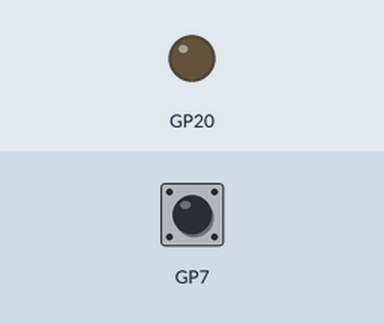
Bench run of a program on a simulated Raspberry Pi Pico running MicroPython. On the bench: output pins drawn as LEDs (lit = HIGH). The inputs (shaded band) are chosen by the test bench; at power-on: GP7 HIGH.

Above: at 1.2 s.
1.3 s: GP7 pulled LOW for 0.15 s
At 1.9 s:
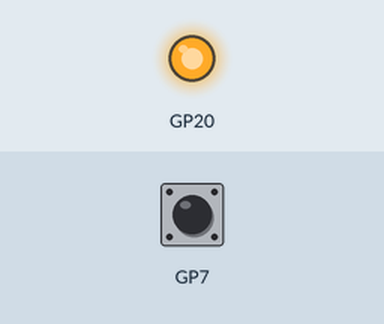
2.9 s: GP7 pulled LOW for 1 s
At 3.2 s:
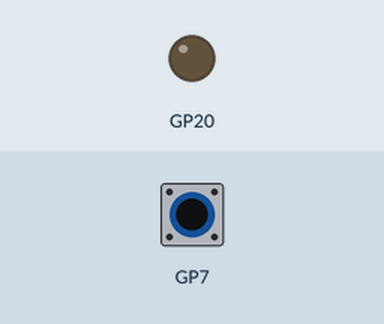
5.4 s: GP7 pulled LOW for 3.2 s
At 6.4 s:
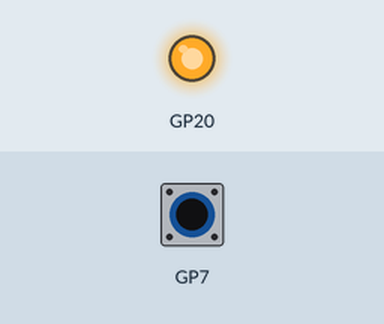
Timing chart, 0 to 8.4 s (numbered marks = the images above; inputs shaded):
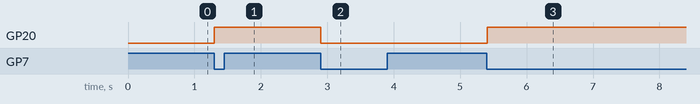

The program:

state_machine_led_control.py
```python
from machine import Pin
import time

"""
Exercise 1.1 - Implement an ASM chart in Python
The state machine controls lights with a push button. When the button is pressed the light
switches on immediately. The button has to be released before lamp can be switched off.
Then when the button is pressed again the light switches off. The following ASM-chart
specifies the state machine operation. Implement the state machine in MicroPython. Use
SW2 (Pin id: 7) for button and LED3 (Pin id: 20) for lamp. Clock frequency of the state
machine is 20 Hz (50 ms period)
"""

class ASM:
    def __init__(self, delay, switch, led):
        self.delay = delay # clock frequency
        self.switch = Pin(switch, Pin.IN, Pin.PULL_UP) # SW2 = push button = Pin 7
        self.led = Pin(led, Pin.OUT) # LED3 = lamp = Pin 20

    def on(self):
        self.led.on()
        time.sleep(self.delay)

    def off(self):
        self.led.off()
        time.sleep(self.delay)

asm = ASM(0.05, 7, 20) # 0.05 s = 50 ms

while True:

    if asm.switch.value() == 0: # button pressed, value = 0
        asm.on()
        #print('Led on')

        # button released
        while asm.switch.value() == 1:
            asm.on()
            #print('Led still on')

            # button pressed again, value = 0
            if asm.switch.value() == 0:
                while asm.switch.value() == 0:
                    asm.off()
                    #print('Led turned off')
                break # when switch value = 1

    else: # button not pressed = value = 1 = led off
        asm.off()
        #print('Led off')
```

Measured:
- after the input at 1.3 s, GP20: LOW → HIGH at once
- after the input at 2.9 s, GP20: HIGH → LOW at once
- after the input at 5.4 s, GP20: LOW → HIGH at once
